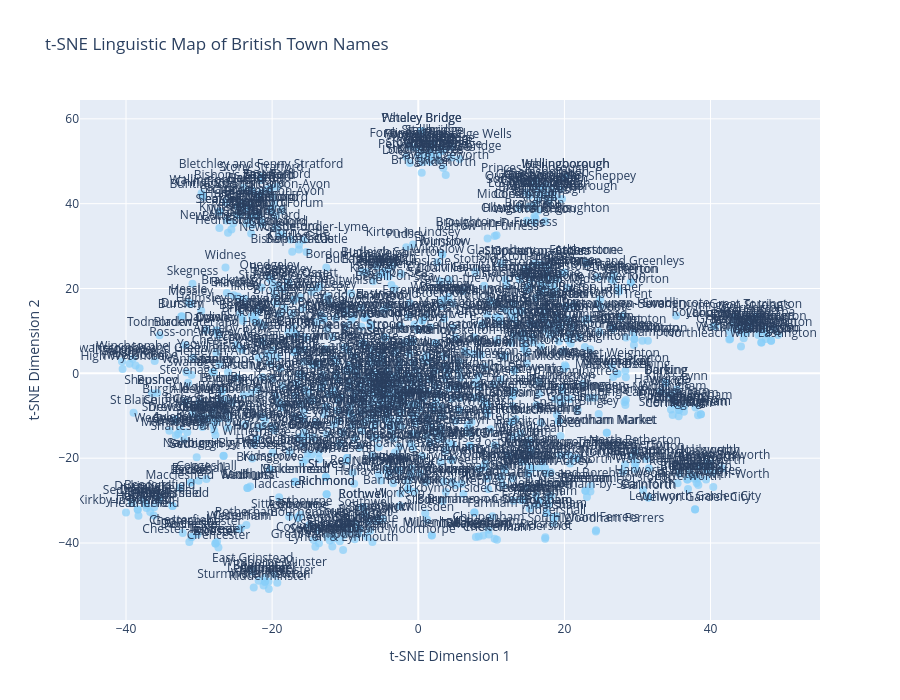

The code cell stored with this chart in its notebook:
### Code cell


### Figure 1 — Plotly figure (JSON) as saved in the notebook; plotly's stock layout.template omitted (floating-point values rounded to 4 significant figures; data arrays with more than 128 entries replaced by an {"elided": "..."} marker saying what was removed)
{"data": [{"hovertemplate": "<b>%{text}</b><br>x: %{x:.2f}<br>y: %{y:.2f}<extra></extra>", "marker": {"color": "LightSkyBlue", "opacity": 0.7, "size": 8}, "mode": "markers+text", "text": {"elided": "980 str values"}, "textposition": "top center", "type": "scatter", "x": {"elided": "980 float values"}, "y": {"elided": "980 float values"}}], "layout": {"height": 700, "showlegend": false, "title": {"text": "t-SNE Linguistic Map of British Town Names"}, "width": 900, "xaxis": {"title": {"text": "t-SNE Dimension 1"}}, "yaxis": {"title": {"text": "t-SNE Dimension 2"}}}}
